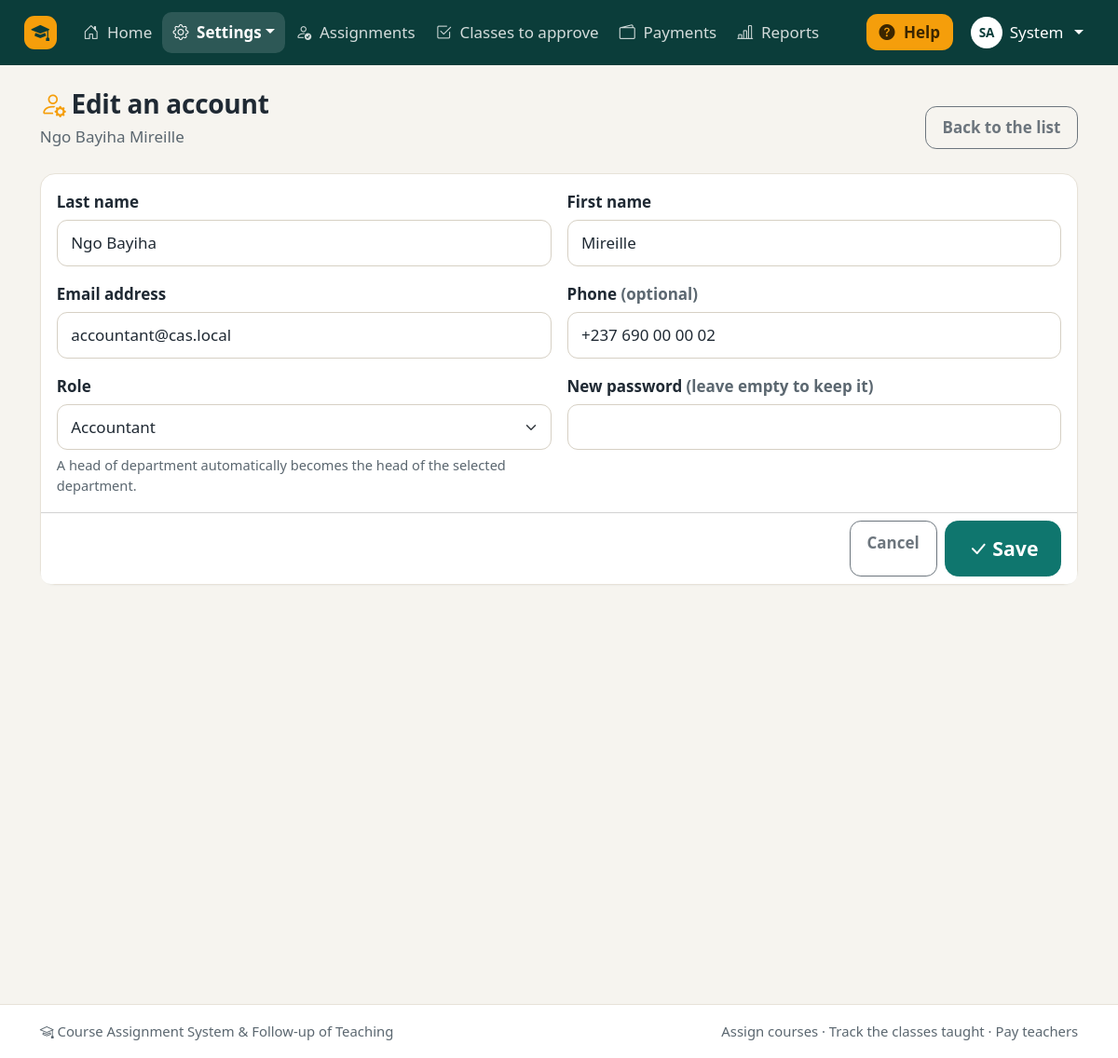
/admin/user_form.php?id=2 (signed in), run on the app's committed database.
### tables this page shows
CREATE TABLE users (
    id             INT AUTO_INCREMENT PRIMARY KEY,
    last_name      VARCHAR(80)  NOT NULL,
    first_name     VARCHAR(80)  NOT NULL,
    email          VARCHAR(150) NOT NULL UNIQUE,
    password_hash  VARCHAR(255) NOT NULL,
    role           ENUM('admin','head','teacher','accountant') NOT NULL DEFAULT 'teacher',
    department_id  INT NULL,
    academic_rank  VARCHAR(50) NULL,
    max_load       INT NOT NULL DEFAULT 0,
    phone          VARCHAR(30) NULL,
    is_active      TINYINT(1) NOT NULL DEFAULT 1,
    created_at     DATETIME NOT NULL DEFAULT CURRENT_TIMESTAMP,
    CONSTRAINT fk_user_department FOREIGN KEY (department_id) REFERENCES departments(id) ON DELETE SET NULL
);

### includes/auth.php (called while the page is built, shortened)
<?php
require_once __DIR__ . '/functions.php';
function require_login(): array
{
    $user = current_user();
    return $user;
}
function require_role(array $roles): array
{
    $user = require_login();
    return $user;
}

### admin/user_form.php (the view, shortened to what this page needs)
<?php
require_once __DIR__ . '/../includes/auth.php';
$user = require_role(['admin']);
$id = (int) get('id');
$existing = $id ? db_one('SELECT * FROM users WHERE id = ?', 'i', [$id]) : null;
$data = $existing ?? [
    'last_name' => '', 'first_name' => '', 'email' => '', 'role' => 'teacher', 'department_id' => '',
    'academic_rank' => '', 'max_load' => 200, 'phone' => '',
];
$page_title = $existing ? 'Edit an account' : 'New account';
$nav_active = 'admin/users.php';
require __DIR__ . '/../includes/header.php';
?>
<div class="page-header">
    <div>
        <h1><?= icon('person-gear', 'greeting-icon') ?><?= e($page_title) ?></h1>
        <?php if ($existing): ?><p class="lead-text"><?= e(full_name($existing)) ?></p><?php endif; ?>
    </div>
    <a href="<?= e(url('admin/users.php')) ?>" class="btn btn-outline-secondary">Back to the list</a>
</div>
<form method="post" class="card needs-validation" novalidate>
    <div class="card-body row g-3">
        <div class="col-md-6">
            <label for="last_name" class="form-label">Last name</label>
            <input type="text" class="form-control" id="last_name" name="last_name" value="<?= e($data['last_name']) ?>" required maxlength="80">
        </div>
        <div class="col-md-6">
            <label for="first_name" class="form-label">First name</label>
            <input type="text" class="form-control" id="first_name" name="first_name" value="<?= e($data['first_name']) ?>" required maxlength="80">
        </div>
        <div class="col-md-6">
            <label for="email" class="form-label">Email address</label>
            <input type="email" class="form-control" id="email" name="email" value="<?= e($data['email']) ?>" required maxlength="150">
        </div>
        <div class="col-md-6">
            <label for="phone" class="form-label">Phone <span class="text-body-secondary">(optional)</span></label>
            <input type="tel" class="form-control" id="phone" name="phone" value="<?= e($data['phone']) ?>" maxlength="30">
        </div>
        <div class="col-md-6">
            <label for="role" class="form-label">Role</label>
            <select class="form-select" id="role" name="role" required>
                <?php foreach (ROLES as $key => $label): ?>
                    <option value="<?= e($key) ?>"<?= selected($data['role'], $key) ?>><?= e($label) ?></option>
                <?php endforeach; ?>
            </select>
            <div class="form-hint mt-1">A head of department automatically becomes the head of the selected department.</div>
        </div>
        <div class="col-md-6">
            <label for="password" class="form-label">
                <?= $existing ? 'New password <span class="text-body-secondary">(leave empty to keep it)</span>' : 'Password' ?>
            </label>
            <input type="password" class="form-control" id="password" name="password" minlength="8"
                   autocomplete="new-password" <?= $existing ? '' : 'required' ?>>
        </div>
    </div>
    <div class="card-footer bg-white d-flex justify-content-end gap-2">
        <a href="<?= e(url('admin/users.php')) ?>" class="btn btn-outline-secondary">Cancel</a>
        <button type="submit" class="btn btn-primary btn-lg"><?= icon('check-lg') ?>Save</button>
    </div>
</form>
<?php require __DIR__ . '/../includes/footer.php'; ?>

### includes/header.php (shortened to what this page needs)
<?php
$user = current_user();
$page_title = $page_title ?? APP_NAME;
$body_class = $body_class ?? '';
$scriptPath = ltrim(substr($_SERVER['SCRIPT_NAME'] ?? '', strlen(rtrim(BASE_URL, '/'))), '/');
$nav_active = $nav_active ?? $scriptPath;
$teachingMenu = ['My teaching', [
    ['My courses and workload', 'teacher/dashboard.php', 'journal-text'],
    ['My classes', 'teacher/sessions.php', 'clock-history'],
    ['My money', 'teacher/payments.php', 'wallet2'],
], 'person-workspace'];
$menus = [
    'admin' => [
        ['Home', 'admin/dashboard.php', 'house-door'],
        ['Settings', [
            ['Users', 'admin/users.php', 'people'],
            ['Departments', 'admin/departments.php', 'building'],
            ['Courses', 'admin/courses.php', 'journal-bookmark'],
            ['Academic years', 'admin/years.php', 'calendar3'],
            ['Hourly rates', 'admin/rates.php', 'cash-coin'],
        ], 'gear'],
        ['Assignments', 'admin/assignments.php', 'person-check'],
        ['Classes to approve', 'head/sessions_validation.php', 'check2-square'],
        ['Payments', 'accountant/payments.php', 'wallet2'],
        ['Reports', 'admin/reports.php', 'bar-chart-line'],
    ],
    'head' => [
        ['Home', 'head/dashboard.php', 'house-door'],
        ['Assignments', 'head/assignments.php', 'person-check'],
        ['Courses', 'admin/courses.php', 'journal-bookmark'],
        ['Classes to approve', 'head/sessions_validation.php', 'check2-square'],
        ['Reports', 'admin/reports.php', 'bar-chart-line'],
        $teachingMenu,
    ],
    'teacher' => [
        ['Home', 'teacher/dashboard.php', 'house-door'],
        ['My classes', 'teacher/sessions.php', 'clock-history'],
        ['My money', 'teacher/payments.php', 'wallet2'],
    ],
    'accountant' => [
        ['Home', 'accountant/dashboard.php', 'house-door'],
        ['Payments', 'accountant/payments.php', 'wallet2'],
        ['New payment', 'accountant/payment_form.php', 'plus-circle'],
        ['Payment statements', 'accountant/statements.php', 'printer'],
    ],
];
$menu = $user ? ($menus[$user['role']] ?? []) : [];
?>
<!doctype html>
<html lang="en">
<head>
    <link rel="stylesheet" href="<?= e(url('assets/vendor/bootstrap/css/bootstrap.min.css')) ?>">
    <link rel="stylesheet" href="<?= e(url('assets/vendor/bootstrap-icons/bootstrap-icons.min.css')) ?>">
    <link rel="stylesheet" href="<?= e(url('assets/css/style.css')) ?>">
    <link rel="stylesheet" href="<?= e(url('assets/css/print.css')) ?>" media="print">
</head>
<body class="<?= e($body_class) ?>">
<?php if ($user): ?>
<nav class="navbar navbar-expand-xl navbar-dark app-navbar no-print">
    <div class="container-fluid px-lg-4">
        <a class="navbar-brand" href="<?= e(url(dashboard_path($user['role']))) ?>">
            <span class="brand-mark"><?= icon('mortarboard-fill') ?></span>
        </a>
        <div class="collapse navbar-collapse" id="mainNav">
            <ul class="navbar-nav me-auto mb-2 mb-xl-0">
                <?php foreach ($menu as [$label, $target, $iconName]): ?>
                    <?php if (is_array($target)):
                        $isActive = in_array($nav_active, array_column($target, 1), true); ?>
                        <li class="nav-item dropdown">
                            <a class="nav-link dropdown-toggle<?= $isActive ? ' active' : '' ?>" href="#" role="button"
                               data-bs-toggle="dropdown" aria-expanded="false"><?= icon($iconName) ?> <?= e($label) ?></a>
                        </li>
                    <?php else: ?>
                        <li class="nav-item">
                            <a class="nav-link<?= $nav_active === $target ? ' active' : '' ?>"
                               <?= $nav_active === $target ? 'aria-current="page"' : '' ?>
                               href="<?= e(url($target)) ?>"><?= icon($iconName) ?> <?= e($label) ?></a>
                        </li>
                    <?php endif; ?>
                <?php endforeach; ?>
            </ul>
            <div class="d-flex flex-wrap align-items-center gap-2">
                <button type="button" class="btn btn-help" data-bs-toggle="offcanvas" data-bs-target="#helpPanel" aria-controls="helpPanel">
                    <?= icon('question-circle-fill') ?> Help
                </button>
                <div class="dropdown">
                    <a class="nav-link dropdown-toggle text-white user-chip" href="#" role="button" data-bs-toggle="dropdown" aria-expanded="false">
                        <span class="avatar"><?= e(mb_strtoupper(mb_substr($user['first_name'], 0, 1) . mb_substr($user['last_name'], 0, 1))) ?></span>
                        <span><?= e($user['first_name']) ?></span>
                    </a>
                </div>
            </div>
        </div>
    </div>
</nav>
<?php endif; ?>
<main class="<?= $user ? 'container-xl py-4' : 'guest-main' ?>">

### assets/css/style.css (style rules this page uses)
:root { --app-teal: #0f766e; --app-teal-dark: #115e59; --app-teal-deep: #0b3d3a; --app-teal-soft: #e6f4f1; --app-amber: #f59e0b; --app-amber-soft: #fff4dc; --app-ink: #1f2933; --app-muted: #5b6770; --app-bg: #f6f4ef; --app-line: #e7e2d8; --app-radius: 16px; --bs-primary: #0f766e; --bs-primary-rgb: 15, 118, 110; --bs-link-color: #0f766e; --bs-link-color-rgb: 15, 118, 110; --bs-link-hover-color: #115e59; --bs-body-color: #1f2933; --bs-secondary-color: #5b6770; --bs-border-radius: .65rem; --bs-border-radius-lg: .9rem; --bs-focus-ring-color: rgba(15, 118, 110, .3); }
html { font-size: 106.25%; }
body { background: var(--app-bg); color: var(--app-ink); min-height: 100vh; display: flex; flex-direction: column; line-height: 1.55; }
main { flex: 1; }
h1, h2, h3, .h1, .h2, .h3, .h4, .h5 { color: var(--app-ink); letter-spacing: -.01em; }
.btn { font-weight: 600; padding: .55rem 1.05rem; border-radius: .7rem; }
.btn-lg { padding: .75rem 1.4rem; border-radius: .85rem; }
.btn-primary { --bs-btn-bg: #0f766e; --bs-btn-border-color: #0f766e; --bs-btn-hover-bg: #115e59; --bs-btn-hover-border-color: #115e59; --bs-btn-active-bg: #0b4f4a; --bs-btn-active-border-color: #0b4f4a; --bs-btn-disabled-bg: #0f766e; --bs-btn-disabled-border-color: #0f766e; }
.app-navbar { background: var(--app-teal-deep); padding-top: .55rem; padding-bottom: .55rem; }
.app-navbar .navbar-brand { display: flex; align-items: center; gap: .55rem; font-weight: 700; }
.app-navbar .nav-link { color: rgba(255, 255, 255, .82); border-radius: .6rem; padding: .5rem .65rem !important; font-weight: 500; white-space: nowrap; }
.app-navbar .nav-link.active { color: #fff; background: rgba(255, 255, 255, .14); font-weight: 600; }
.brand-mark { display: inline-flex; align-items: center; justify-content: center; width: 2.1rem; height: 2.1rem; background: var(--app-amber); color: var(--app-teal-deep); font-size: 1.15rem; border-radius: .65rem; }
.btn-help { background: var(--app-amber); color: #3b2600; border: 0; padding: .4rem .8rem; }
.user-chip { display: flex; align-items: center; gap: .45rem; }
.avatar { display: inline-flex; align-items: center; justify-content: center; width: 2rem; height: 2rem; border-radius: 50%; background: #fff; color: var(--app-teal-deep); font-size: .8rem; font-weight: 700; }
.page-header { display: flex; flex-wrap: wrap; align-items: flex-end; justify-content: space-between; gap: 1rem; margin-bottom: 1.5rem; }
.page-header h1 { font-size: 1.65rem; font-weight: 700; margin: 0; }
.page-header .lead-text { color: var(--app-muted); margin: .3rem 0 0; max-width: 46rem; }
.card { border: 1px solid var(--app-line); border-radius: var(--app-radius); box-shadow: 0 1px 2px rgba(31, 41, 51, .04); }
.form-label { font-weight: 600; margin-bottom: .35rem; }
.form-control, .form-select { padding: .65rem .85rem; border-color: #d6d0c4; border-radius: .65rem; }
.form-hint { font-size: .86rem; color: var(--app-muted); }

### assets/css/print.css (style rules this page uses)
body { background: #fff !important; font-size: 11pt; color: #000; }
.no-print, .app-navbar, .app-footer, .filters, .btn, .alert-dismissible { display: none !important; }
main.container-xl { max-width: none !important; padding: 0 !important; }
.card, .print-sheet { box-shadow: none !important; padding: 0 !important; }
a { color: #000; text-decoration: none; }

### data on the page
users: first_name+last_name "SA", first_name "System"
users: full_name($existing) "Ngo Bayiha Mireille", last_name "Ngo Bayiha", first_name "Mireille", email "accountant@cas.local", phone "+237 690 00 00 02"

### other printed values
$label "Home"
$label "Settings"
$label "Assignments"
$label "Classes to approve"
$label "Payments"
$label "Reports"
$page_title "Edit an account"
APP_NAME "Course Assignment System & Follow-up of Teaching"
form field role "Accountant"
